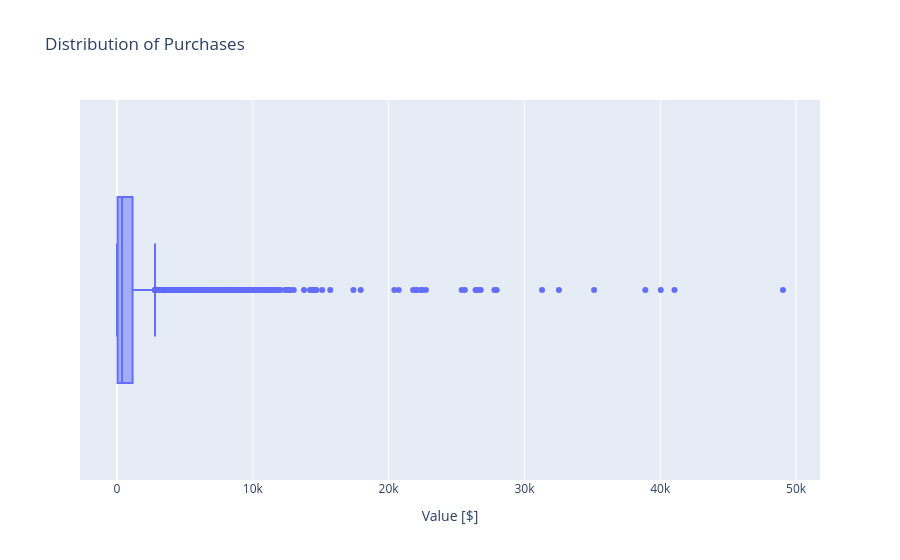

The code cell stored with this chart in its notebook:
### Markdown cell above
We have to know if the top ten variance is highly skewed because those outliers can affect our measure of variance. Let's see if that's the case with one of the features from `top_five_var`.

### Code cell
# Create a boxplot of 'PURCHASES'
fig=px.box(x=df["PURCHASES"],title="Distribution of Purchases")
fig.update_layout(xaxis_title="Value [$]")
fig.show()

### Figure 1 — Plotly figure (JSON) as saved in the notebook; plotly's stock layout.template omitted (floating-point values rounded to 4 significant figures; data arrays with more than 128 entries replaced by an {"elided": "..."} marker saying what was removed)
{"data": [{"alignmentgroup": "True", "hovertemplate": "x=%{x}<extra></extra>", "legendgroup": "", "marker": {"color": "#636efa"}, "name": "", "notched": false, "offsetgroup": "", "orientation": "h", "showlegend": false, "type": "box", "x": {"elided": "8636 float values"}, "x0": " ", "xaxis": "x", "y0": " ", "yaxis": "y"}], "layout": {"boxmode": "group", "legend": {"tracegroupgap": 0}, "title": {"text": "Distribution of Purchases"}, "xaxis": {"anchor": "y", "domain": [0, 1], "title": {"text": "Value [$]"}}, "yaxis": {"anchor": "x", "domain": [0, 1]}}}
